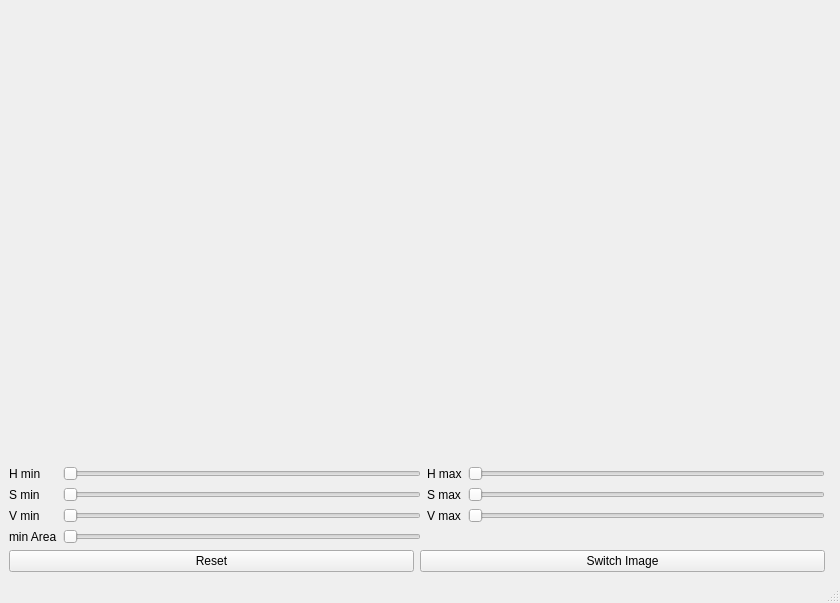
<?xml version="1.0" encoding="UTF-8"?>
<ui version="4.0">
 <class>MainWindow</class>
 <widget class="QMainWindow" name="MainWindow">
  <property name="geometry">
   <rect>
    <x>0</x>
    <y>0</y>
    <width>840</width>
    <height>603</height>
   </rect>
  </property>
  <property name="windowTitle">
   <string>MainWindow</string>
  </property>
  <widget class="QWidget" name="centralwidget">
   <layout class="QHBoxLayout" name="horizontalLayout">
    <item>
     <layout class="QVBoxLayout" name="verticalLayout">
      <item>
       <widget class="QWidget" name="widget" native="true"/>
      </item>
      <item>
       <layout class="QGridLayout" name="gridLayoutSlider">
        <item row="0" column="0">
         <widget class="QLabel" name="hMinLabel">
          <property name="text">
           <string>H min</string>
          </property>
         </widget>
        </item>
        <item row="2" column="0">
         <widget class="QLabel" name="vMinLabel">
          <property name="text">
           <string>V min</string>
          </property>
         </widget>
        </item>
        <item row="2" column="1">
         <widget class="QSlider" name="vMinSlider">
          <property name="maximum">
           <number>255</number>
          </property>
          <property name="orientation">
           <enum>Qt::Horizontal</enum>
          </property>
         </widget>
        </item>
        <item row="1" column="0">
         <widget class="QLabel" name="sMinLabel">
          <property name="text">
           <string>S min</string>
          </property>
         </widget>
        </item>
        <item row="0" column="2">
         <widget class="QLabel" name="hMaxLabel">
          <property name="text">
           <string>H max</string>
          </property>
         </widget>
        </item>
        <item row="0" column="3">
         <widget class="QSlider" name="hMaxSlider">
          <property name="maximum">
           <number>255</number>
          </property>
          <property name="orientation">
           <enum>Qt::Horizontal</enum>
          </property>
         </widget>
        </item>
        <item row="4" column="0">
         <widget class="QLabel" name="minAreaLabel">
          <property name="text">
           <string>min Area</string>
          </property>
         </widget>
        </item>
        <item row="1" column="2">
         <widget class="QLabel" name="sMaxLabel">
          <property name="text">
           <string>S max</string>
          </property>
         </widget>
        </item>
        <item row="2" column="3">
         <widget class="QSlider" name="vMaxSlider">
          <property name="maximum">
           <number>255</number>
          </property>
          <property name="orientation">
           <enum>Qt::Horizontal</enum>
          </property>
         </widget>
        </item>
        <item row="0" column="1">
         <widget class="QSlider" name="hMinSlider">
          <property name="maximum">
           <number>255</number>
          </property>
          <property name="orientation">
           <enum>Qt::Horizontal</enum>
          </property>
         </widget>
        </item>
        <item row="2" column="2">
         <widget class="QLabel" name="vMaxLabel">
          <property name="text">
           <string>V max</string>
          </property>
         </widget>
        </item>
        <item row="1" column="1">
         <widget class="QSlider" name="sMinSlider">
          <property name="maximum">
           <number>255</number>
          </property>
          <property name="orientation">
           <enum>Qt::Horizontal</enum>
          </property>
         </widget>
        </item>
        <item row="1" column="3">
         <widget class="QSlider" name="sMaxSlider">
          <property name="maximum">
           <number>255</number>
          </property>
          <property name="orientation">
           <enum>Qt::Horizontal</enum>
          </property>
         </widget>
        </item>
        <item row="4" column="1">
         <widget class="QSlider" name="minAreaSlider">
          <property name="maximum">
           <number>5000</number>
          </property>
          <property name="orientation">
           <enum>Qt::Horizontal</enum>
          </property>
         </widget>
        </item>
       </layout>
      </item>
      <item>
       <layout class="QGridLayout" name="gridLayoutButtons">
        <item row="0" column="0">
         <widget class="QPushButton" name="pushButtonReset">
          <property name="text">
           <string>Reset</string>
          </property>
         </widget>
        </item>
        <item row="0" column="1">
         <widget class="QPushButton" name="pushButtonSwitchImage">
          <property name="text">
           <string>Switch Image</string>
          </property>
         </widget>
        </item>
       </layout>
      </item>
     </layout>
    </item>
    <item>
     <widget class="QWidget" name="widget_2" native="true"/>
    </item>
   </layout>
  </widget>
  <widget class="QMenuBar" name="menubar">
   <property name="geometry">
    <rect>
     <x>0</x>
     <y>0</y>
     <width>840</width>
     <height>21</height>
    </rect>
   </property>
  </widget>
  <widget class="QStatusBar" name="statusbar"/>
 </widget>
 <resources/>
 <connections/>
</ui>
